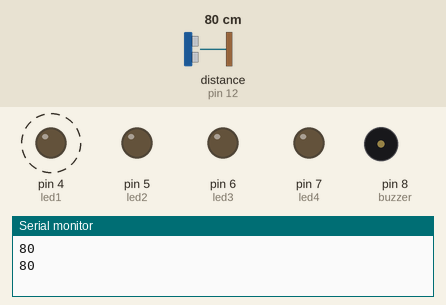
Recording of a sketch running on a simulated Arduino Uno, built with avr-gcc and run on an emulated ATmega328P. On the bench: output pins drawn as LEDs (lit = HIGH), buzzer (waves = sounding, pin HIGH), the last lines printed to the serial monitor. Wiring (inferred from the names in the program): ultrasonic range finder: trigger pin 13; echo pin 12. Dashed ring = blinking. The test bench sets the inputs (shaded band); at power-on: distance to the obstacle (sensor on pin 12) 80 cm. The echo pulse lasts 58.3 µs per cm; pins used as bus, display or sensor lines are not drawn.

Above: at 1.8 s.
1.9 s: distance to the obstacle (sensor on pin 12) set to 56 cm
6.1 s: distance to the obstacle (sensor on pin 12) set to 48 cm
At 6.8 s:
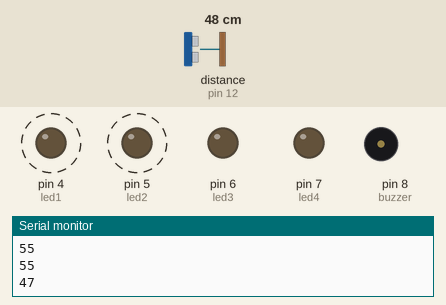
10.2 s: distance to the obstacle (sensor on pin 12) set to 30 cm
13.7 s: distance to the obstacle (sensor on pin 12) set to 24 cm
At 14.57 s:
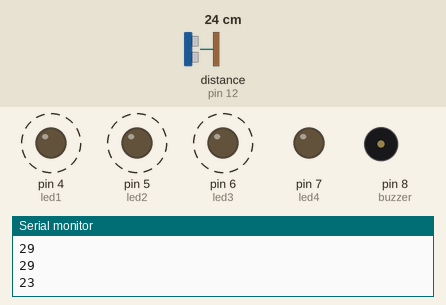
17.2 s: distance to the obstacle (sensor on pin 12) set to 13 cm
20.7 s: distance to the obstacle (sensor on pin 12) set to 10 cm
At 20.84 s:
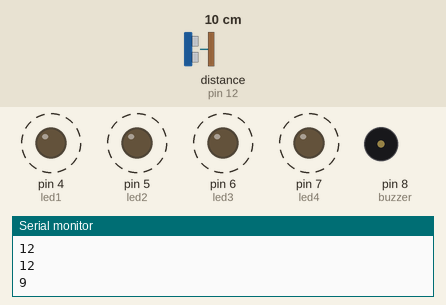
Timing chart, 0 to 25.2 s (numbered marks = the images above; inputs shaded):
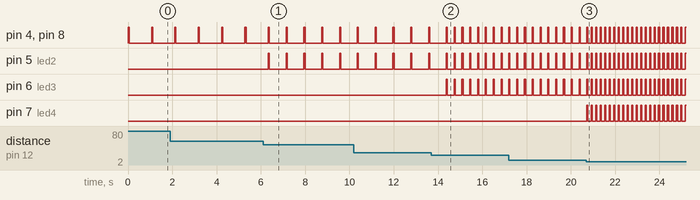

The sketch:

arduino_distance_project.ino
```cpp
const int trigger_pin = 13;
const int echo_pin = 12;
const int buzzer = 8;
const int led1 = 4;
const int led2 = 5;
const int led3 = 6;
const int led4 = 7;
int sure;
int mesafe;


void setup() {
 pinMode(led1, OUTPUT);
 pinMode(led2, OUTPUT);
 pinMode(led3, OUTPUT);
 pinMode(led4, OUTPUT);
 pinMode(buzzer, OUTPUT);
 pinMode(trigger_pin, OUTPUT);
 pinMode(echo_pin, INPUT);
 Serial.begin(9600);


}

void loop() {
  digitalWrite(trigger_pin, HIGH);
  delayMicroseconds(1000);
  digitalWrite(trigger_pin,LOW);
  sure=pulseIn(echo_pin,HIGH);
  mesafe = (sure/2)/29;
  Serial.println(mesafe);
  if (mesafe <= 10)
  {
   digitalWrite(led1,HIGH);
   digitalWrite(led2,HIGH);
   digitalWrite(led3,HIGH);
   digitalWrite(led4,HIGH);
   digitalWrite(buzzer,HIGH);
   delay(50);
   digitalWrite(led1,LOW);
   digitalWrite(led2,LOW);
   digitalWrite(led3,LOW);
   digitalWrite(led4,LOW);
   digitalWrite(buzzer,LOW);
   delay(150);
    }
    else if (mesafe<= 25)
    {
     digitalWrite(led1,HIGH);
   digitalWrite(led2,HIGH);
   digitalWrite(led3,HIGH);
   digitalWrite(buzzer,HIGH);
   delay(50);
    digitalWrite(led1,LOW);
   digitalWrite(led2,LOW);
   digitalWrite(led3,LOW);
   digitalWrite(buzzer,LOW);
   delay(300);

      }
      else if (mesafe<=50)
      {

           digitalWrite(led1,HIGH);
   digitalWrite(led2,HIGH);
   digitalWrite(buzzer,HIGH);
   delay(50);
    digitalWrite(led1,LOW);
   digitalWrite(led2,LOW);
   digitalWrite(buzzer,LOW);
   delay(750);

        }
       else if (mesafe<= 100)
        {
   digitalWrite(led1,HIGH);
   digitalWrite(buzzer,HIGH);
   delay(50);
   digitalWrite(led1,LOW);
   digitalWrite(buzzer,LOW);
   delay(1000);
    }
    else
    {
   digitalWrite(led1,HIGH);
   delay(1000);
   digitalWrite(led1,LOW);
      }


}
```

Measured:
- the behaviour switches between 52 and 51 cm on distance to the obstacle (sensor on pin 12) (found by bisection; images 0 and 1)
- the behaviour switches between 27 and 26 cm on distance to the obstacle (sensor on pin 12) (found by bisection; images 1 and 2)
- the behaviour switches between 12 and 11 cm on distance to the obstacle (sensor on pin 12) (found by bisection; images 2 and 3)
- after the input at 6.1 s, pin 5 (led2): alternates HIGH for 0.05 s and LOW for 0.75 s, starting after 0.24 s
- after the input at 13.7 s, pin 4 (led1), pin 5 (led2), pin 8 (buzzer): alternates HIGH for 0.05 s and LOW for 0.30 s, starting after 1.0 s; pin 6 (led3): alternates HIGH for 0.05 s and LOW for 0.30 s, starting after 0.67 s
- after the input at 20.7 s, pin 4 (led1), pin 5 (led2), pin 6 (led3), pin 8 (buzzer): alternates HIGH for 0.05 s and LOW for 0.15 s, starting after 0.22 s; pin 7 (led4): alternates HIGH for 0.05 s and LOW for 0.15 s, starting at once
- by itself, pin 4 (led1), pin 8 (buzzer): alternates HIGH for 0.05 s and LOW for 1.0 s
